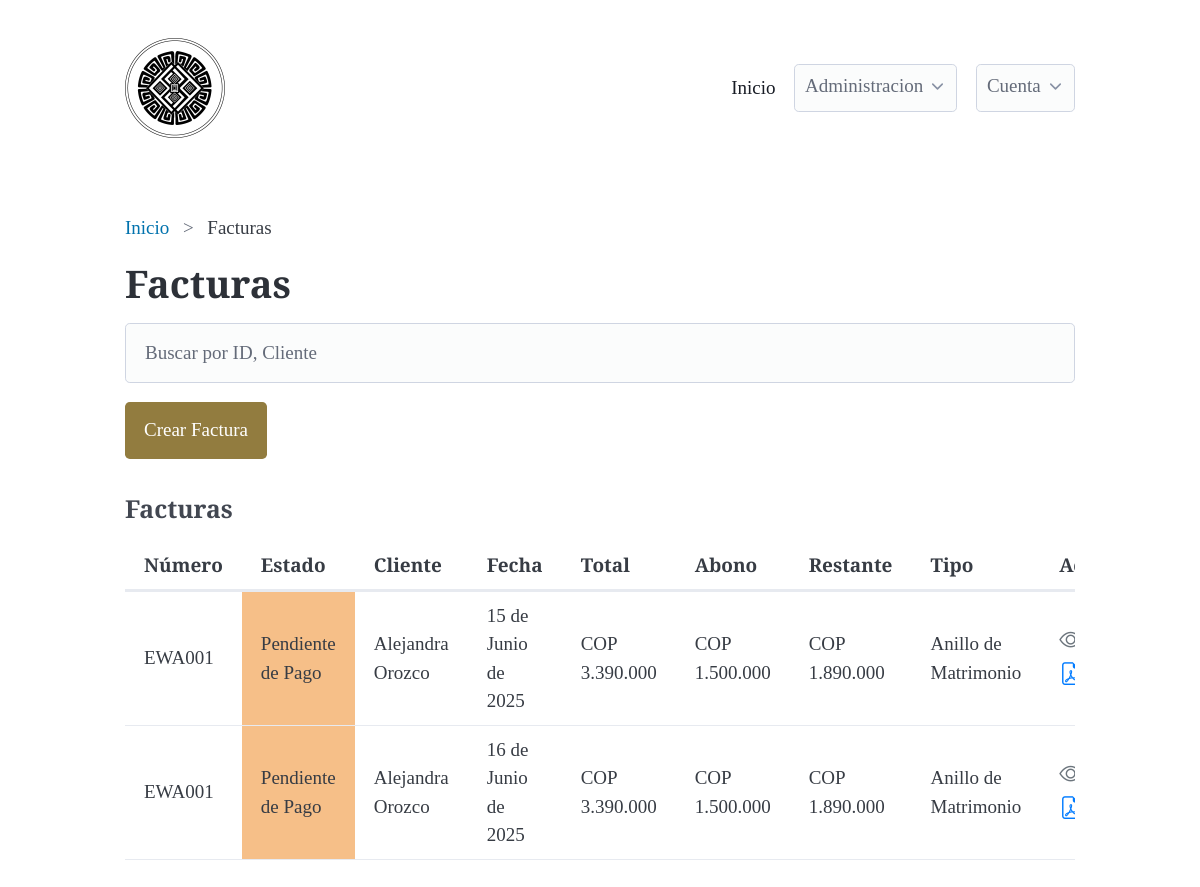
/invoices/invoices_list/ (signed in), run on an earlier commit of the app's database.
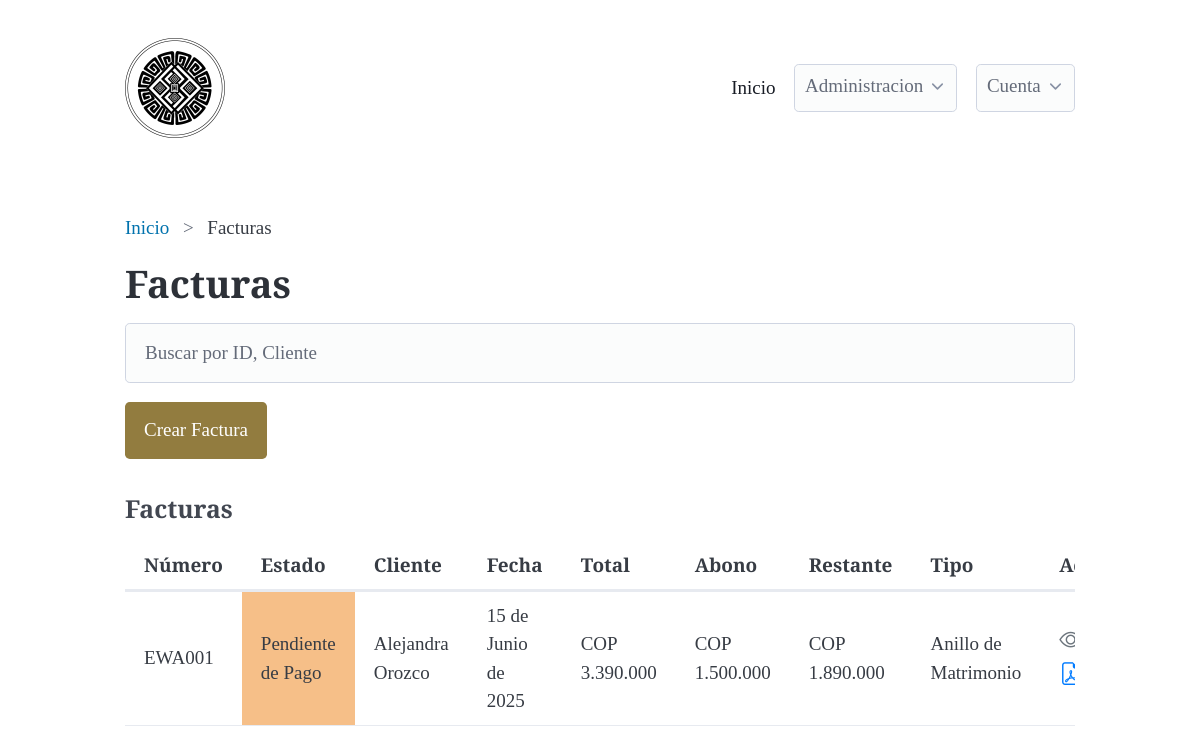
And on a later commit of the database.
### invoices/models.py (models this page shows, shortened)
class Invoice(models.Model):
    def generate_invoice_number():
        last_invoice = Invoice.objects.all().aggregate(Max('id'))['id__max']
        next_number = 1 if last_invoice is None else last_invoice + 1
        return f'EWA_INV{next_number:03d}'
    client = models.ForeignKey(Client, on_delete=models.DO_NOTHING, null=True, blank=True)
    invoice_number = models.CharField(max_length=100, null=True, blank=True, default=generate_invoice_number)
    invoice_type = models.CharField(max_length=100, null=True, blank=True)
    invoice_date = models.DateField(null=False, blank=False, default=timezone.now)
    INVOICE_STATUS_CHOICES = [
        ('Pendiente de Pago', 'Pendiente de Pago'),
        ('Pagado', 'Pagado'),
        ('Cancelado', 'Cancelado'),
    ]
    invoice_status = models.CharField(max_length=100, null=True, blank=True, choices=INVOICE_STATUS_CHOICES, default='Pendiente de Pago')
    observation = models.TextField(null=True, blank=True)
    invoice_quantity = models.IntegerField(null=True, blank=True)
    invoice_total = models.DecimalField(max_digits=10, decimal_places=2, null=True, blank=True)
    invoice_balance = models.DecimalField(max_digits=10, decimal_places=2, null=True, blank=True)
    additional_notes = models.TextField(null=True, blank=True)
    created_at = models.DateTimeField(auto_now_add=True)

### clients/models.py (models this page shows, shortened)
class Client(models.Model):
    created_at = models.DateTimeField(auto_now_add=True, null=True, blank=True)
    name = models.CharField(max_length=100, null=False, blank=False, validators=[MinLengthValidator(3)])
    email = models.EmailField(null=True, blank=True, validators=[EmailValidator])
    phone = models.CharField(max_length=15, null=True, blank=True, validators=[MinLengthValidator(10), RegexValidator(r'^\d{10}$')])
    address = models.TextField(max_length=255, null=True, blank=True)
    DOCUMENT_TYPE_CHOICES = [
        ('CC', 'Cédula de Ciudadanía'),
        ('TI', 'Tarjeta de Identidad'),
        ('CE', 'Cédula de Extranjería'),
        ('NIT', 'Número de Identificación Tributaria'),
        ('PAS', 'Pasaporte'),
    ]
    document_type = models.CharField(max_length=100, null=True, blank=True, choices=DOCUMENT_TYPE_CHOICES)
    document_number = models.CharField(max_length=100, null=True, blank=True, validators=[RegexValidator(r'^\d{10}$')])

### invoices/views.py (the view)
# urls.py: path('invoices_list/', views.InvoicesListView.as_view(), name='invoices_list'),
class InvoicesListView(View):
    def get(self, request):
        invoices = Invoice.objects.all()
        for invoice in invoices:
            invoice.restante = invoice.invoice_total - invoice.invoice_balance
        context = {
            'invoices': invoices,
        }
        return render(request, 'invoices/invoices_list.html', context)

### invoices/templates/invoices/invoices_list.html (shortened to what this page needs)
{% extends "base.html" %}
{% load static %}
{% block breadcrumb %}
<nav aria-label="breadcrumb">
    <ul>
       <li><a href="{% url 'dashboard:dashboard' %}">Inicio</a></li>
       <li>Facturas</li>
    </ul>
  </nav>
{% endblock %}
{% block content %}
<h1>Facturas</h1>
{% include "includes/search.html" %}
<button onclick="window.location.href='{% url 'invoices:invoices_create' %}'">Crear Factura</button>
<div class="space-between">
<h3>Facturas</h3>
<div class="overflow-auto">
<table>
    <thead>
        <tr>
            <th>Número</th>
            <th>Estado</th>
            <th>Cliente</th>
            <th>Fecha</th>
            <th>Total</th>
            <th>Abono</th>
            <th>Restante</th>
            <th>Tipo</th>
            <th>Acciones</th>
        </tr>
    </thead>
    <tbody>
        {% for invoice in invoices %}
            <tr>
                <td>{{ invoice.invoice_number }}</td>
                <td style="background-color: {% if invoice.invoice_status == 'Pendiente de Pago' %}#f6bf88{% elif invoice.invoice_status == 'Pagado' %}#d1f688{% else %}#f68888{% endif %};">
                    {{ invoice.invoice_status }}</td>
                <td>{{ invoice.client.name }}</td>
                <td>{{ invoice.invoice_date }}</td>
                <td>COP {{ invoice.invoice_total|floatformat:0 }}</td>
                <td>COP {{ invoice.invoice_balance|floatformat:0 }}</td>
                <td>COP {{ invoice.restante|floatformat:0 }}</td>
                <td>{{ invoice.invoice_type }}</td>
                <td>
                    <a class="observation-option" href="{% url 'invoices:invoices_detail' invoice.id %}">
                        <i class="bi bi-eye"></i>
                    </a>
                    <a class="generate-option" href="{% url 'invoices:generate_pdf_item' invoice.id %}" target="_blank">
                        <i class="bi bi-file-earmark-pdf"></i>
                    </a>
                </td>
            </tr>
        {% endfor %}
    </tbody>
  </table>
</div>
</div>
{% endblock %}

### templates/base.html (shortened to what this page needs)
{% load static %}
<!DOCTYPE html>
<html lang="es">
<head>
    <link
    rel="stylesheet"
    href="https://cdn.jsdelivr.net/npm/@picocss/pico@2/css/pico.min.css"
    >
    <link rel="stylesheet" href="{% static 'css/style.css' %}">
    <link href="https://cdn.jsdelivr.net/npm/select2@4.1.0-rc.0/dist/css/select2.min.css" rel="stylesheet" />
    <link rel="stylesheet" href="https://cdn.jsdelivr.net/npm/bootstrap-icons@1.11.3/font/bootstrap-icons.css">
</head>
<body>
    {% if user.is_authenticated %}
    <header class="container">
        <nav>
            <ul>
              <li class="logo"><img src="{% static 'img/logo.png' %}" onclick="window.location.href='{% url 'dashboard:dashboard' %}'" alt="EWA joyeria Logo" class="logo-img"></li>
            </ul>
            <ul>
              <li><a href="{% url 'dashboard:dashboard' %}" class="contrast">Inicio</a></li>
              <li>
                <details class="dropdown">
                  <summary>
                    Administracion
                  </summary>
                </details>
              </li>
              <li>
                <details class="dropdown">
                  <summary>
                    Cuenta
                  </summary>
                </details>
              </li>
            </ul>
          </nav>
    </header>
    {% endif %}
    <main class="container">
    {% block breadcrumb %}
    {% endblock %}
    {% block content %}
    {% endblock %}
    </main>
</body>
</html>

### invoices/templates/includes/search.html (shortened to what this page needs)
<input type="text" id="myInput" onkeyup="myFunction()" placeholder="Buscar por ID, Cliente">

### static/css/style.css (style rules this page uses)
:root { font-family: 'Cormorant', serif; }
h1 { font-size: 2rem; font-weight: 700; font-family: 'Cormorant', serif; }
h3 { font-size: 1.3rem; font-weight: 700; font-family: 'Cormorant', serif; }
button { background-color: #927c3f; color: white; border: none; }
.space-between { margin-top: 35px; margin-bottom: 35px; }
.bi { font-size: 1.2em; }
.generate-option { color: #007bff; }
.observation-option { color: #6c757d; }

What changed in the data, as far as the page shows it:
removed Invoice: invoice_number "EWA001", invoice_status "Pendiente de Pago", client.name "Alejandra Orozco", invoice_date "16 de Junio de 2025", invoice_total "3.390.000", invoice_balance "1.500.000", restante "1.890.000", invoice_type "Anillo de Matrimonio"
